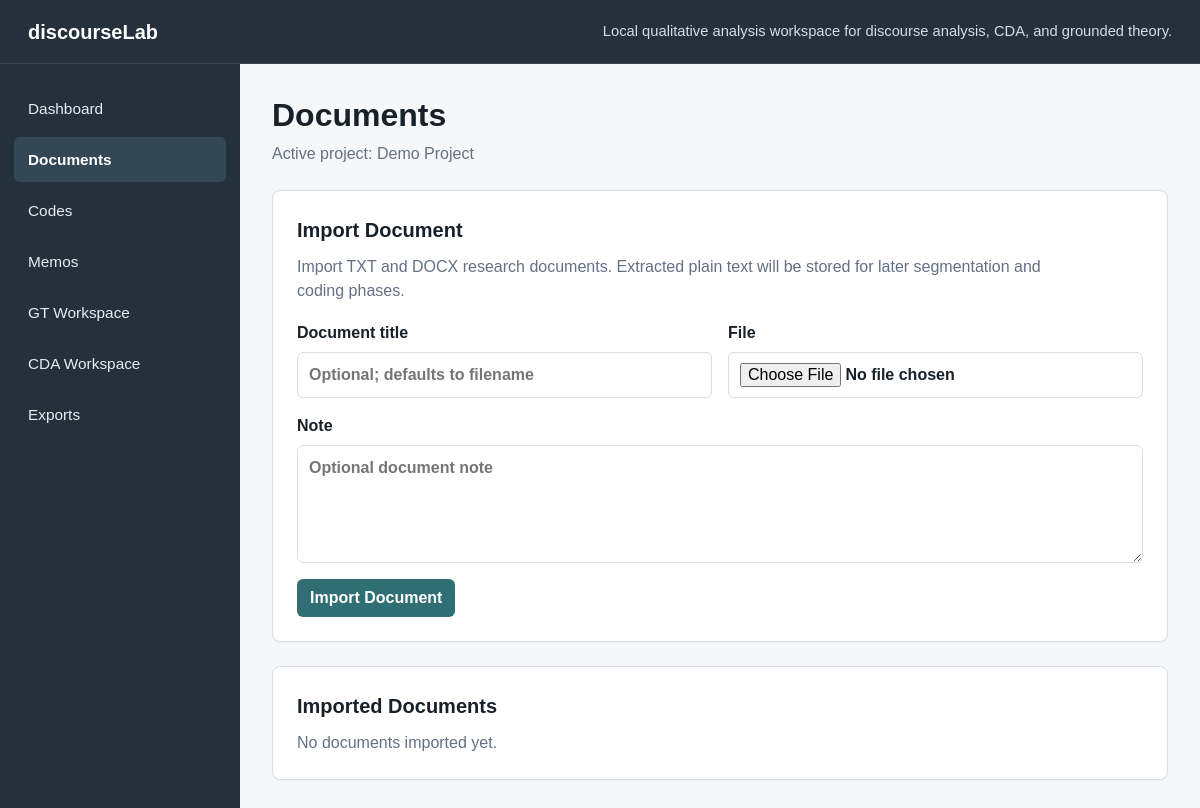
/documents, run on an earlier commit of the app's database.
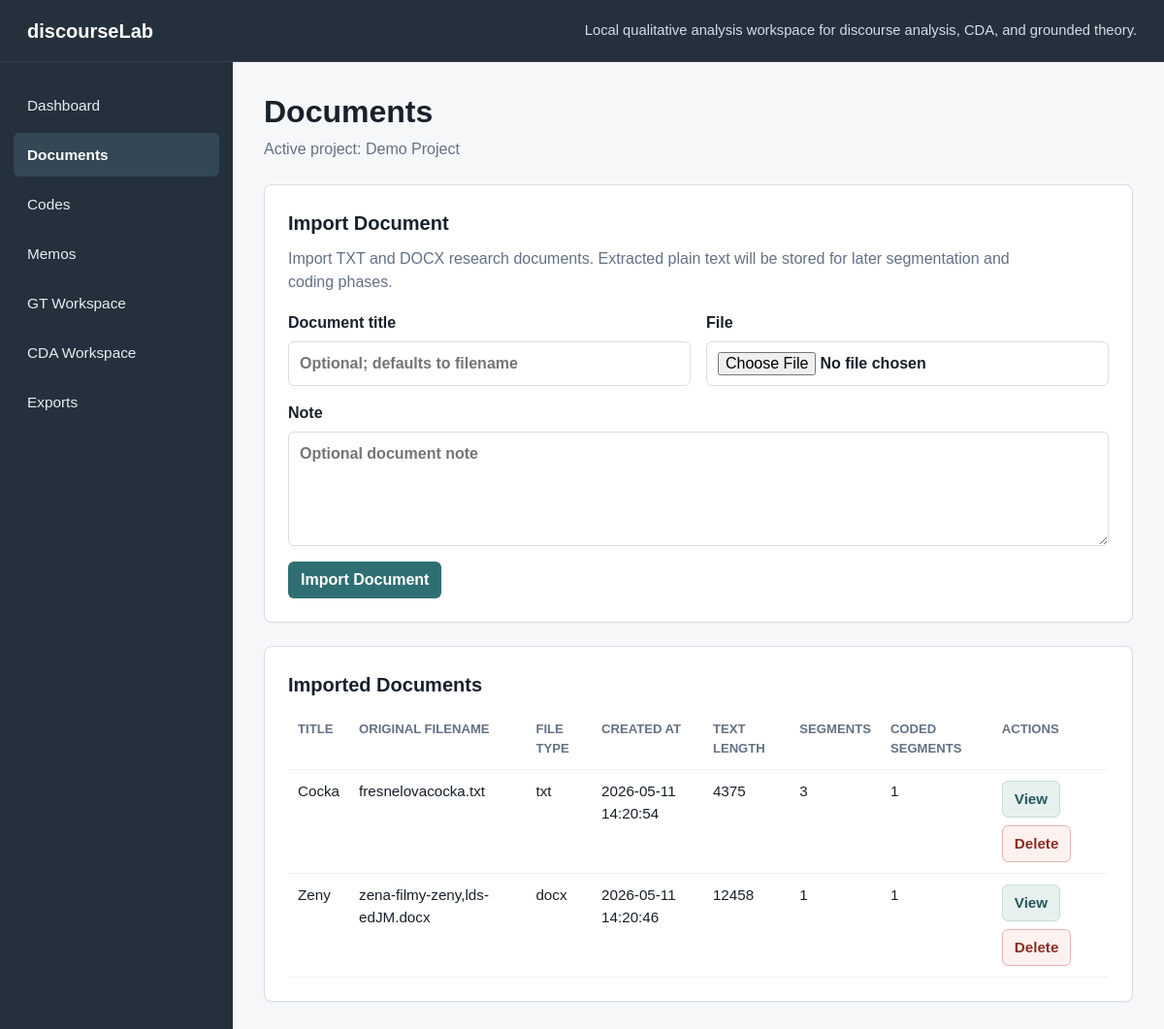
And on a later commit of the database.
### tables this page shows
CREATE TABLE documents (
    id INTEGER PRIMARY KEY AUTOINCREMENT,
    project_id INTEGER NOT NULL,
    title TEXT NOT NULL,
    original_filename TEXT,
    file_type TEXT,
    text_content TEXT,
    note TEXT,
    created_at TEXT NOT NULL DEFAULT CURRENT_TIMESTAMP,
    updated_at TEXT NOT NULL DEFAULT CURRENT_TIMESTAMP,
    FOREIGN KEY (project_id) REFERENCES projects (id) ON DELETE CASCADE
);

### app.py (the view)
    @app.route("/documents")
    def documents():
        active_project = get_active_project()
        document_rows = get_documents_for_project(active_project["id"])
        return render_template(
            "documents.html",
            title="Documents",
            active_page="documents",
            active_project=active_project,
            documents=document_rows,
        )

### app.py (called while the page is built, shortened)
def get_db() -> sqlite3.Connection:
    if "db" not in g:
        g.db = sqlite3.connect(DATABASE)
        g.db.row_factory = sqlite3.Row
        g.db.execute("PRAGMA foreign_keys = ON")
    return g.db

def query_one(sql: str, params: tuple = ()) -> sqlite3.Row | None:
    return get_db().execute(sql, params).fetchone()

def query_all(sql: str, params: tuple = ()) -> list[sqlite3.Row]:
    return get_db().execute(sql, params).fetchall()

def get_active_project() -> sqlite3.Row:
    project = query_one(
        """
        SELECT id, name, description, created_at, updated_at
        FROM projects
        ORDER BY id
        LIMIT 1
        """
    )
    if project is not None:
        return project

### templates/documents.html
{% extends "base.html" %}
{% block content %}
<section class="page-header">
    <h1>Documents</h1>
    <p>Active project: {{ active_project.name }}</p>
</section>
<section class="info-panel import-panel">
    <h2>Import Document</h2>
    <p>Import TXT and DOCX research documents. Extracted plain text will be stored for later segmentation and coding phases.</p>
    <form class="document-form" action="{{ url_for('import_document') }}" method="post" enctype="multipart/form-data">
        <div class="form-grid">
            <label>
                <span>Document title</span>
                <input type="text" name="title" placeholder="Optional; defaults to filename">
            </label>
            <label>
                <span>File</span>
                <input type="file" name="document_file" accept=".txt,.docx" required>
            </label>
        </div>
        <label>
            <span>Note</span>
            <textarea name="note" rows="4" placeholder="Optional document note"></textarea>
        </label>
        <button type="submit" class="button-primary">Import Document</button>
    </form>
</section>
<section class="info-panel">
    <h2>Imported Documents</h2>
    {% if documents %}
        <div class="table-wrap">
            <table class="data-table">
                <thead>
                    <tr>
                        <th>Title</th>
                        <th>Original filename</th>
                        <th>File type</th>
                        <th>Created at</th>
                        <th>Text length</th>
                        <th>Segments</th>
                        <th>Coded segments</th>
                        <th>Actions</th>
                    </tr>
                </thead>
                <tbody>
                    {% for document in documents %}
                        <tr>
                            <td>{{ document.title }}</td>
                            <td>{{ document.original_filename }}</td>
                            <td>{{ document.file_type }}</td>
                            <td>{{ document.created_at }}</td>
                            <td>{{ document.text_length }}</td>
                            <td>{{ document.segment_count }}</td>
                            <td>{{ document.coded_segment_count }}</td>
                            <td class="actions-cell">
                                <a class="button-secondary" href="{{ url_for('document_view', document_id=document.id) }}">View</a>
                                <form action="{{ url_for('delete_document', document_id=document.id) }}" method="post">
                                    <button type="submit" class="button-danger">Delete</button>
                                </form>
                            </td>
                        </tr>
                    {% endfor %}
                </tbody>
            </table>
        </div>
    {% else %}
        <p>No documents imported yet.</p>
    {% endif %}
</section>
{% endblock %}

What changed in the data, as far as the page shows it:
added documents: title "Cocka", original_filename "fresnelovacocka.txt", file_type "txt", created_at "2026-05-11 14:20:54", text_length "4375", segment_count "3", coded_segment_count "1"
added documents: title "Zeny", original_filename "zena-filmy-zeny,lds-edJM.docx", file_type "docx", created_at "2026-05-11 14:20:46", text_length "12458", segment_count "1", coded_segment_count "1"
Also different on the page:
text no longer shown: "No documents imported yet."
text now shown: "TITLE ORIGINAL FILENAME FILE TYPE CREATED AT TEXT LENGTH SEGMENTS CODED SEGMENTS ACTIONS"
